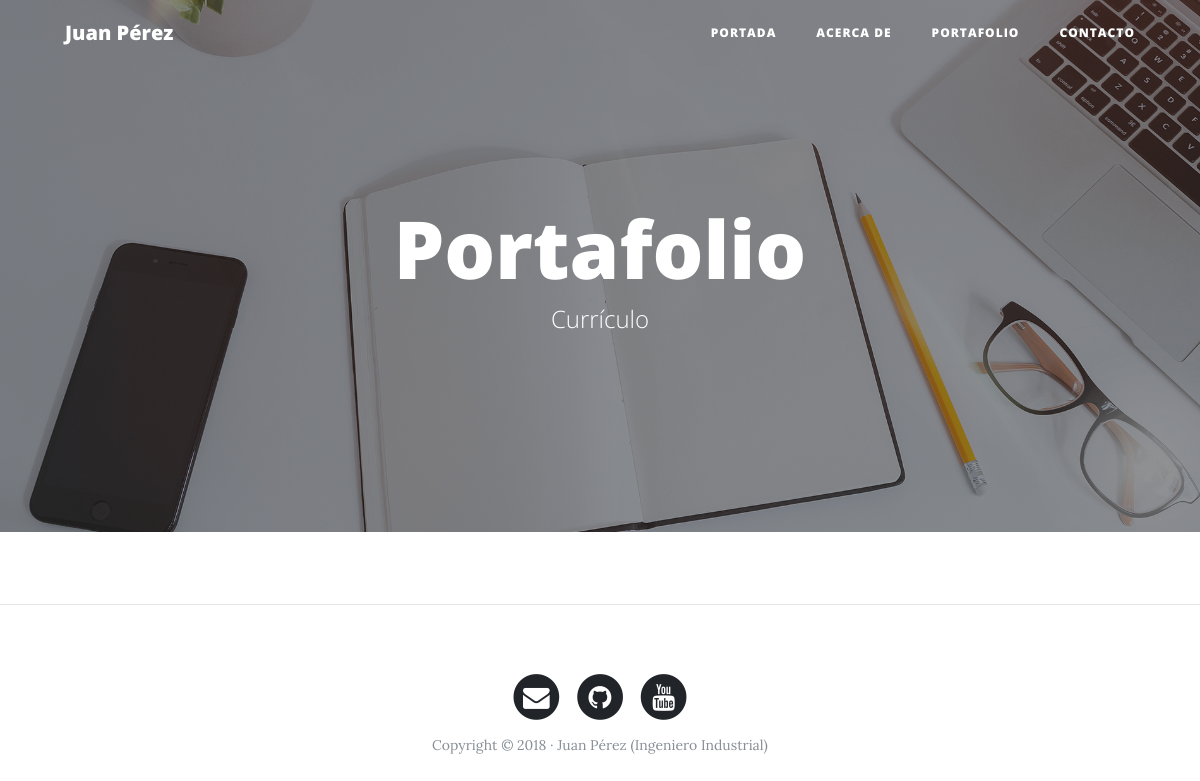
/portfolio/, run on an earlier commit of the app's database.
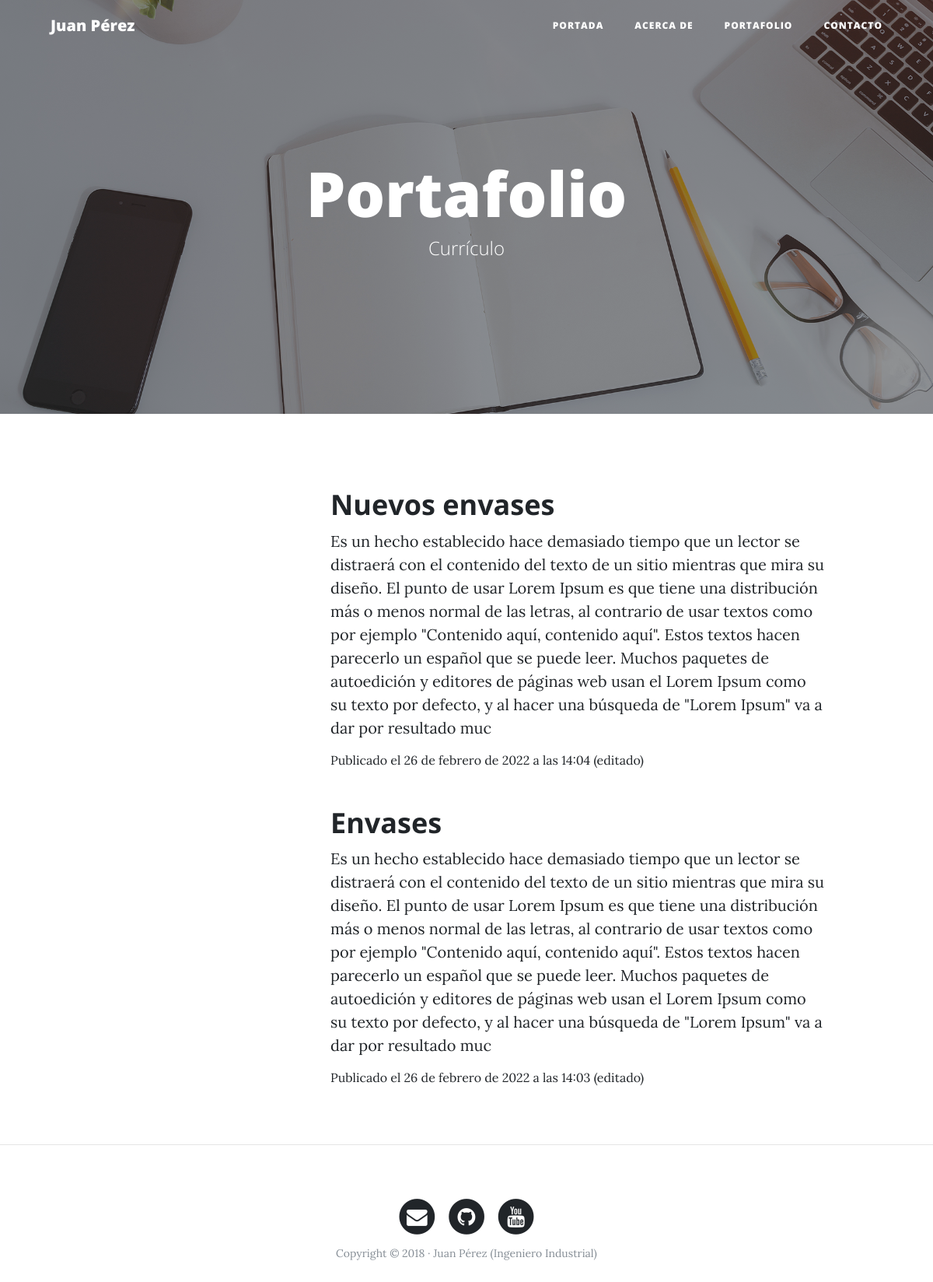
And on a later commit of the database.
### portfolio/models.py (models this page shows, shortened)
class Project(models.Model):
    title = models.CharField(verbose_name="Título", max_length=200)
    description = models.TextField(verbose_name="Descripción")
    image = models.ImageField(verbose_name="Imagen", upload_to="projects")
    created = models.DateTimeField(verbose_name="Fecha de creación", auto_now_add=True)
    updated = models.DateTimeField(verbose_name="Última actualización", auto_now=True)
    class Meta:
        verbose_name = "proyecto"
        ordering = ['-created']

### portfolio/views.py (the view)
# urls.py: path('portfolio/', portfolio_views.portfolio, name="portfolio"),
def portfolio(request):
    projects = Project.objects.all()
    return render(request, "portfolio/portfolio.html", {'projects':projects})

### portfolio/templates/portfolio/portfolio.html (shortened to what this page needs)
{% extends "core/base.html" %}
{% block background %}{% load static %}{% static "core/img/portfolio-bg.jpg" %}{% endblock background %}
{% block header %}
<h1>Portafolio</h1>
<span class="subheading">Currículo</span>
{% endblock header %}
{% block content %}
<div class="container">
    {% for project in projects %}
    <div class="row project">
        <div class="col-lg-3 col-md-4 offset-lg-1">
        </div>
        <div class="col-lg-7 col-md-8">
            <h2 class="section-heading title">{{ project.title }}</h2>
            <p>{{ project.description }}</p>
            {% if project.created == project.updated %}
            <small>Publicado el {{project.created}}</small>
            {% else %}
            <small>Publicado el {{project.created}} (editado)</small>
            {% endif %}
        </div>
    </div>
    {% endfor %}
</div>
{% endblock content %}

### core/templates/core/base.html (shortened to what this page needs)
<!DOCTYPE html>
<html lang="es">
  <head>
    {% load static %}
    <link href="{% static 'core/vendor/bootstrap/css/bootstrap.min.css' %}" rel="stylesheet">
    <link href="{% static 'core/vendor/font-awesome/css/font-awesome.min.css' %}" rel="stylesheet" type="text/css">
    <link href="{% static 'core/css/clean-blog.min.css' %}" rel="stylesheet">
  </head>
  <body>
    <nav class="navbar navbar-expand-lg navbar-light fixed-top" id="mainNav">
      <div class="container">
        <a class="navbar-brand" href="{% url 'home' %}">Juan Pérez</a>
        <div class="collapse navbar-collapse" id="navbarResponsive">
          <ul class="navbar-nav ml-auto">
            <li class="nav-item">
              <a class="nav-link" href="{% url 'home' %}">Portada</a>
            </li>
            <li class="nav-item">
              <a class="nav-link" href="{% url 'about' %}">Acerca de</a>
            </li>
            <li class="nav-item">
              <a class="nav-link" href="{% url 'portfolio' %}">Portafolio</a>
            </li>
            <li class="nav-item">
              <a class="nav-link" href="{% url 'contact' %}">Contacto</a>
            </li>
          </ul>
        </div>
      </div>
    </nav>
    <header class="masthead" style="background-image: url('{% block background %}{% endblock %}')">
      <div class="overlay"></div>
      <div class="container">
        <div class="row">
          <div class="col-lg-8 col-md-10 mx-auto">
            <div class="site-heading">
              {% block header %}{% endblock %}
            </div>
          </div>
        </div>
      </div>
    </header>
    {% block content %}{% endblock %}
    <hr>
    <footer>
      <div class="container">
        <div class="row">
          <div class="col-lg-8 col-md-10 mx-auto">
            <ul class="list-inline text-center">
              <li class="list-inline-item">
                <a href="#">
                  <span class="fa-stack fa-lg">
                    <i class="fa fa-circle fa-stack-2x"></i>
                    <i class="fa fa-envelope fa-stack-1x fa-inverse"></i>
                  </span>
                </a>
              </li>
              <li class="list-inline-item">
                <a href="#">
                  <span class="fa-stack fa-lg">
                    <i class="fa fa-circle fa-stack-2x"></i>
                    <i class="fa fa-github fa-stack-1x fa-inverse"></i>
                  </span>
                </a>
              </li>
              <li class="list-inline-item">
                <a href="#">
                  <span class="fa-stack fa-lg">
                    <i class="fa fa-circle fa-stack-2x"></i>
                    <i class="fa fa-youtube fa-stack-1x fa-inverse"></i>
                  </span>
                </a>
              </li>
            </ul>
            <p class="copyright text-muted">Copyright &copy; 2018 · Juan Pérez (Ingeniero Industrial) </p>
          </div>
        </div>
      </div>
    </footer>
  </body>
</html>

What changed in the data, as far as the page shows it:
added Project: title "Nuevos envases", description "Es un hecho establecido hace demasiado tiempo que un lector se distraerá con el contenido del texto de un sitio mientras que mira su diseño. El punto de usar Lorem Ipsum es que tiene una distribución más o menos normal de las letras, al contrario de usar textos como por ejemplo \"Contenido aquí, contenido aquí\". Estos textos hacen parecerlo un español que se puede leer. Muchos paquetes de autoedición y editores de páginas web usan el Lorem Ipsum como su texto por defecto, y al hacer una búsqueda de \"Lorem Ipsum\" va a dar por resultado muc", created "26 de febrero de 2022 a las 14:04"
added Project: title "Envases", description "Es un hecho establecido hace demasiado tiempo que un lector se distraerá con el contenido del texto de un sitio mientras que mira su diseño. El punto de usar Lorem Ipsum es que tiene una distribución más o menos normal de las letras, al contrario de usar textos como por ejemplo \"Contenido aquí, contenido aquí\". Estos textos hacen parecerlo un español que se puede leer. Muchos paquetes de autoedición y editores de páginas web usan el Lorem Ipsum como su texto por defecto, y al hacer una búsqueda de \"Lorem Ipsum\" va a dar por resultado muc", created "26 de febrero de 2022 a las 14:03"
